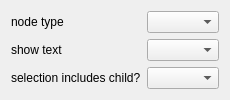
<?xml version="1.0" encoding="UTF-8"?>
<ui version="4.0">
 <class>Form</class>
 <widget class="QWidget" name="Form">
  <property name="windowTitle">
   <string>Form</string>
  </property>
  <layout class="QGridLayout" name="gridLayout">

   <item row="0" column="0">
    <widget class="QLabel" name="label_x">
     <property name="text">
      <string>node type</string>
     </property>
    </widget>
   </item>
   <item row="0" column="1">
    <widget class="QComboBox" name="combosel_node_att"/>
   </item>

   <item row="1" column="0">
    <widget class="QLabel" name="label_y">
     <property name="text">
      <string>show text</string>
     </property>
    </widget>
   </item>
   <item row="1" column="1">
    <widget class="QComboBox" name="combosel_showtext_att"/>
   </item>

   <item row="2" column="0">
    <widget class="QLabel" name="label_y">
     <property name="text">
      <string>selection includes child?</string>
     </property>
    </widget>
   </item>
   <item row="2" column="1">
    <widget class="QComboBox" name="combosel_select_children_att"/>
   </item>

  </layout>
 </widget>
 <resources/>
 <connections/>
</ui>
